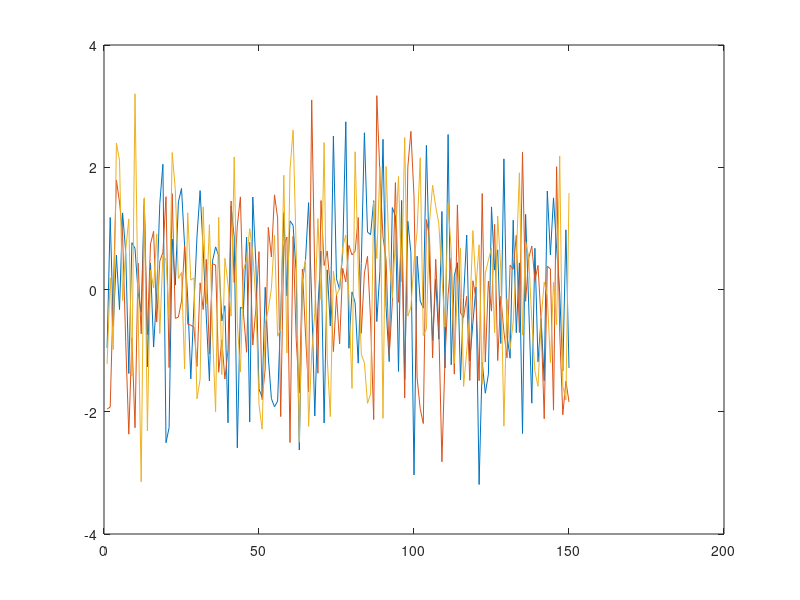

Here is the MATLAB script that generated this plot: (Note: this script raises an error after producing the figure.)
% 2.3. Harmonic processes with white noise
disp("== 2.3. Harmonic process with white noise ==");

N = 10000; % number of simulations

% Y(t) = a*sin(ωt+u) + W(t)
% a = 1,
% ω = π/5
% u ~ U(-π, π)
% W(t) ~ N(0, 1)


%%

disp("a) Determine analitically the mean of Y(t). Is it constant?");

% E[Y(t)] = E[a*sin(ωt+u) + W(t)] = a*E[sin(ωt+u)] + E[W(t)] = 0 + 0 = 0
disp("Analitical mean: 0");

disp(" ");

disp("a) Plot three realizations with t=[1..150]. Is it consistent with the theoretical result?");

t = 1:150;

Y = 1*sin(pi/5*t + unifrnd(-pi, pi, 3, 150)) + normrnd(0, 1, 3, 150);

plot(t, Y(1,:), t, Y(2,:), t, Y(3,:));

disp("Mean of each simulation: " + mean(Y(1,:)) +", "+ mean(Y(2,:)) +", "+  mean(Y(3,:)));

% The plot shows that the values do indeed oscillate around 0.


